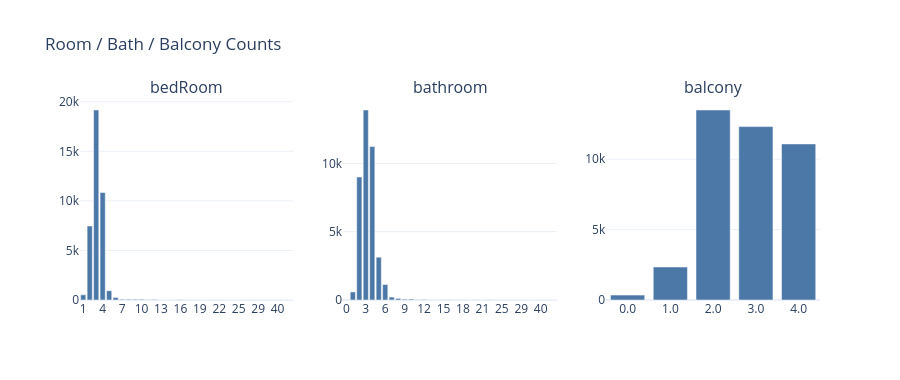

Notebook code for this chart:
### Markdown cell above
### 2c. `bedRoom` / `bathroom` / `balcony`

### Code cell
fig = make_subplots(rows=1, cols=3, subplot_titles=('bedRoom','bathroom','balcony'))
for i, col in enumerate(['bedRoom', 'bathroom', 'balcony'], start=1):
    vc = df[col].value_counts().sort_index()
    fig.add_trace(go.Bar(x=vc.index.astype(str), y=vc.values,
                         marker_color=PRIMARY), 1, i)
fig.update_layout(showlegend=False, height=380,
                  title_text='Room / Bath / Balcony Counts')
fig.show()

print(df[['bedRoom', 'bathroom', 'balcony']].describe())
print(f"bathroom == 0 : {(df['bathroom'] == 0).sum()} rows")

### Figure 1 — Plotly figure (JSON) as saved in the notebook; plotly's stock layout.template omitted (floating-point values rounded to 4 significant figures)
{"data": [{"marker": {"color": "#4C78A8"}, "type": "bar", "x": ["1", "2", "3", "4", "5", "6", "7", "8", "9", "10", "11", "12", "13", "14", "15", "16", "17", "18", "19", "20", "21", "22", "23", "24", "25", "26", "28", "29", "30", "36", "40", "63", "99"], "xaxis": "x", "y": [521, 7466, 19167, 10845, 938, 249, 72, 77, 66, 74, 17, 43, 9, 8, 3, 18, 3, 6, 2, 7, 3, 11, 1, 4, 1, 1, 1, 1, 2, 1, 2, 1, 1], "yaxis": "y"}, {"marker": {"color": "#4C78A8"}, "type": "bar", "x": ["0", "1", "2", "3", "4", "5", "6", "7", "8", "9", "10", "11", "12", "13", "14", "15", "16", "17", "18", "19", "20", "21", "22", "24", "25", "26", "28", "29", "30", "36", "40", "63", "99"], "xaxis": "x2", "y": [14, 591, 9004, 13910, 11231, 3134, 1132, 215, 116, 65, 71, 20, 38, 8, 4, 5, 14, 4, 7, 2, 7, 2, 12, 3, 2, 1, 1, 1, 2, 1, 2, 1, 1], "yaxis": "y2"}, {"marker": {"color": "#4C78A8"}, "type": "bar", "x": ["0.0", "1.0", "2.0", "3.0", "4.0"], "xaxis": "x3", "y": [348, 2344, 13498, 12318, 11090], "yaxis": "y3"}], "layout": {"annotations": [{"font": {"size": 16}, "showarrow": false, "text": "bedRoom", "x": 0.1444, "xanchor": "center", "xref": "paper", "y": 1, "yanchor": "bottom", "yref": "paper"}, {"font": {"size": 16}, "showarrow": false, "text": "bathroom", "x": 0.5, "xanchor": "center", "xref": "paper", "y": 1, "yanchor": "bottom", "yref": "paper"}, {"font": {"size": 16}, "showarrow": false, "text": "balcony", "x": 0.8556, "xanchor": "center", "xref": "paper", "y": 1, "yanchor": "bottom", "yref": "paper"}], "height": 380, "showlegend": false, "title": {"text": "Room / Bath / Balcony Counts"}, "xaxis": {"anchor": "y", "domain": [0, 0.2889]}, "xaxis2": {"anchor": "y2", "domain": [0.3556, 0.6444]}, "xaxis3": {"anchor": "y3", "domain": [0.7111, 1]}, "yaxis": {"anchor": "x", "domain": [0, 1]}, "yaxis2": {"anchor": "x2", "domain": [0, 1]}, "yaxis3": {"anchor": "x3", "domain": [0, 1]}}}
